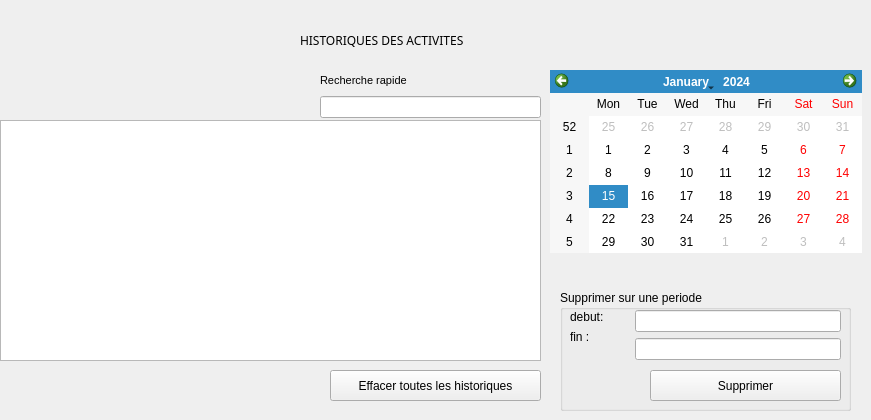
   <widget class="QWidget" name="historique">
    <widget class="QLabel" name="label_43">
     <property name="geometry">
      <rect>
       <x>300</x>
       <y>30</y>
       <width>241</width>
       <height>21</height>
      </rect>
     </property>
     <property name="font">
      <font>
       <family>Kozuka Gothic Pr6N B</family>
      </font>
     </property>
     <property name="text">
      <string>HISTORIQUES DES ACTIVITES</string>
     </property>
    </widget>
    <widget class="QTableView" name="tableView_4">
     <property name="geometry">
      <rect>
       <x>0</x>
       <y>120</y>
       <width>541</width>
       <height>241</height>
      </rect>
     </property>
    </widget>
    <widget class="QCalendarWidget" name="calendarWidget">
     <property name="geometry">
      <rect>
       <x>550</x>
       <y>70</y>
       <width>312</width>
       <height>183</height>
      </rect>
     </property>
    </widget>
    <widget class="QGroupBox" name="groupBox_2">
     <property name="geometry">
      <rect>
       <x>560</x>
       <y>290</y>
       <width>291</width>
       <height>121</height>
      </rect>
     </property>
     <property name="title">
      <string>Supprimer sur une periode</string>
     </property>
     <widget class="QPushButton" name="supprimer_Hist">
      <property name="geometry">
       <rect>
        <x>90</x>
        <y>80</y>
        <width>191</width>
        <height>31</height>
       </rect>
      </property>
      <property name="text">
       <string>Supprimer</string>
      </property>
     </widget>
     <widget class="QLabel" name="label_25">
      <property name="geometry">
       <rect>
        <x>200</x>
        <y>20</y>
        <width>47</width>
        <height>13</height>
       </rect>
      </property>
      <property name="styleSheet">
       <string notr="true"/>
      </property>
      <property name="text">
       <string/>
      </property>
     </widget>
     <widget class="QLabel" name="label_26">
      <property name="geometry">
       <rect>
        <x>200</x>
        <y>50</y>
        <width>47</width>
        <height>13</height>
       </rect>
      </property>
      <property name="styleSheet">
       <string notr="true">color:red;</string>
      </property>
      <property name="text">
       <string/>
      </property>
     </widget>
     <widget class="QSplitter" name="splitter_3">
      <property name="geometry">
       <rect>
        <x>10</x>
        <y>20</y>
        <width>271</width>
        <height>51</height>
       </rect>
      </property>
      <property name="orientation">
       <enum>Qt::Horizontal</enum>
      </property>
      <property name="handleWidth">
       <number>0</number>
      </property>
      <widget class="QWidget" name="layoutWidget_7">
       <layout class="QFormLayout" name="formLayout_2">
        <item row="0" column="0">
         <widget class="QLabel" name="label_23">
          <property name="text">
           <string>debut:</string>
          </property>
         </widget>
        </item>
        <item row="1" column="0">
         <widget class="QLabel" name="label_24">
          <property name="text">
           <string>fin :</string>
          </property>
         </widget>
        </item>
       </layout>
      </widget>
      <widget class="QWidget" name="layoutWidget_8">
       <layout class="QFormLayout" name="formLayout">
        <item row="0" column="0" colspan="2">
         <widget class="QLineEdit" name="lineEdit_5"/>
        </item>
        <item row="1" column="0" colspan="2">
         <widget class="QLineEdit" name="lineEdit_6"/>
        </item>
       </layout>
      </widget>
     </widget>
    </widget>
    <widget class="QPushButton" name="supprimer_all_hist">
     <property name="geometry">
      <rect>
       <x>330</x>
       <y>370</y>
       <width>211</width>
       <height>31</height>
      </rect>
     </property>
     <property name="text">
      <string>Effacer toutes les historiques</string>
     </property>
    </widget>
    <widget class="QWidget" name="layoutWidget_9">
     <property name="geometry">
      <rect>
       <x>320</x>
       <y>70</y>
       <width>221</width>
       <height>48</height>
      </rect>
     </property>
     <layout class="QGridLayout" name="gridLayout_5">
      <item row="1" column="0">
       <widget class="QLineEdit" name="lineEdit_7"/>
      </item>
      <item row="0" column="0">
       <widget class="QLabel" name="label_27">
        <property name="styleSheet">
         <string notr="true">color:black;
font-size:11px;</string>
        </property>
        <property name="text">
         <string>Recherche rapide</string>
        </property>
       </widget>
      </item>
     </layout>
    </widget>
    <zorder>layoutWidget_9</zorder>
    <zorder>label_43</zorder>
    <zorder>tableView_4</zorder>
    <zorder>calendarWidget</zorder>
    <zorder>groupBox_2</zorder>
    <zorder>supprimer_all_hist</zorder>
   </widget>
